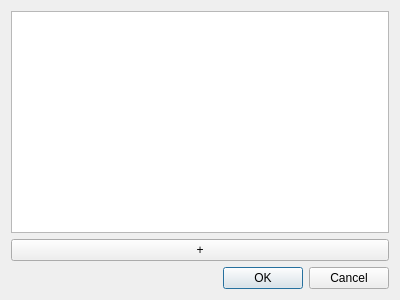
<?xml version="1.0" encoding="UTF-8"?>
<ui version="4.0">
 <class>Dialog</class>
 <widget class="QDialog" name="Dialog">
  <property name="geometry">
   <rect>
    <x>0</x>
    <y>0</y>
    <width>400</width>
    <height>300</height>
   </rect>
  </property>
  <property name="windowTitle">
   <string>Dialog</string>
  </property>
  <layout class="QGridLayout" name="gridLayout_2">
   <item row="0" column="0">
    <layout class="QGridLayout" name="gridLayout">
     <item row="2" column="0">
      <widget class="QDialogButtonBox" name="buttonBox">
       <property name="orientation">
        <enum>Qt::Horizontal</enum>
       </property>
       <property name="standardButtons">
        <set>QDialogButtonBox::Cancel|QDialogButtonBox::Ok</set>
       </property>
      </widget>
     </item>
     <item row="0" column="0">
      <widget class="QListWidget" name="listWidget_rasterdata"/>
     </item>
     <item row="1" column="0">
      <widget class="QPushButton" name="pushButton_addRaster">
       <property name="text">
        <string>+</string>
       </property>
      </widget>
     </item>
    </layout>
   </item>
  </layout>
 </widget>
 <resources/>
 <connections>
  <connection>
   <sender>buttonBox</sender>
   <signal>accepted()</signal>
   <receiver>Dialog</receiver>
   <slot>accept()</slot>
   <hints>
    <hint type="sourcelabel">
     <x>248</x>
     <y>254</y>
    </hint>
    <hint type="destinationlabel">
     <x>157</x>
     <y>274</y>
    </hint>
   </hints>
  </connection>
  <connection>
   <sender>buttonBox</sender>
   <signal>rejected()</signal>
   <receiver>Dialog</receiver>
   <slot>reject()</slot>
   <hints>
    <hint type="sourcelabel">
     <x>316</x>
     <y>260</y>
    </hint>
    <hint type="destinationlabel">
     <x>286</x>
     <y>274</y>
    </hint>
   </hints>
  </connection>
 </connections>
</ui>
